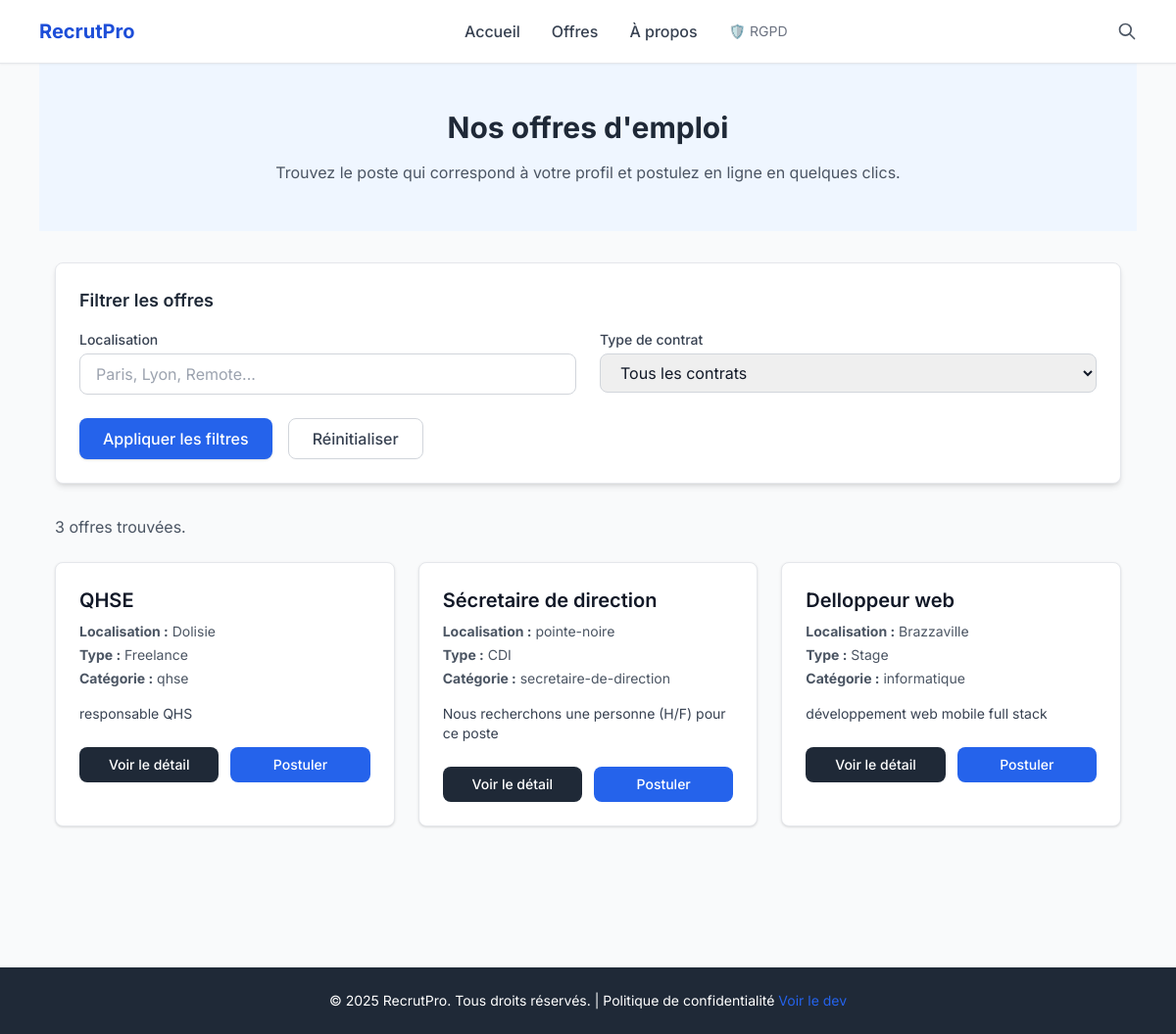
The page /postes/ on the database its author committed.
### recrute/models.py (models this page shows, shortened)
class Travail(models.Model):
    TYPES_CONTRAT = [
        ('CDI', 'CDI'),
        ('CDD', 'CDD'),
        ('STAGE', 'Stage'),
        ('FREELANCE', 'Freelance'),
    ]
    titre = models.CharField("Titre du poste", max_length=200)
    localisation = models.CharField("Localisation", max_length=100)
    type_contrat = models.CharField("Type de contrat", max_length=20, choices=TYPES_CONTRAT)
    categorie = models.CharField("Catégorie", max_length=100, blank=True, help_text="Ex : Informatique, Marketing, etc.")
    description = models.TextField("Description du poste")
    profil_recherche = models.TextField("Profil recherché")
    publie = models.BooleanField("Publié", default=True)
    date_creation = models.DateTimeField("Date de création", auto_now_add=True)
    date_modification = models.DateTimeField("Date de modification", auto_now=True)
    class Meta:
        verbose_name = "Offre d'emploi"
        verbose_name_plural = "Offres d'emploi"
        ordering = ['-date_creation']

### recrute/views.py (the view)
# urls.py: path('postes/', views.job_list, name='job_list'),
def job_list(request):
    offres = Travail.objects.filter(publie=True)
    localisation = request.GET.get('localisation')
    type_contrat = request.GET.get('type_contrat')
    if localisation:
        offres = offres.filter(localisation__icontains=localisation)
    if type_contrat:
        offres = offres.filter(type_contrat=type_contrat)
    return render(request, 'recruitment/job_list.html', {'offres': offres})

### recrute/templates/recruitment/job_list.html (shortened to what this page needs)
{% extends '../base.html' %}
{% load static %}
{% block content %}
<section class="bg-blue-50 py-12 px-4">
  <div class="max-w-6xl mx-auto text-center">
    <h1 class="text-3xl font-bold text-gray-800">Nos offres d'emploi</h1>
    <p class="mt-4 text-gray-600">
      Trouvez le poste qui correspond à votre profil et postulez en ligne en quelques clics.
    </p>
  </div>
</section>
<section class="max-w-6xl mx-auto px-4 py-8">
  <form method="get" class="bg-white p-6 rounded-lg shadow-md mb-8 border">
    <h2 class="text-lg font-semibold text-gray-800 mb-4">Filtrer les offres</h2>
    <div class="grid grid-cols-1 md:grid-cols-2 gap-6">
      <div>
        <label for="localisation" class="block text-sm font-medium text-gray-700 mb-1">Localisation</label>
        <input
          type="text"
          id="localisation"
          name="localisation"
          value="{{ request.GET.localisation }}"
          placeholder="Paris, Lyon, Remote..."
          class="w-full px-4 py-2 border border-gray-300 rounded-lg focus:ring-2 focus:ring-blue-500 focus:border-blue-500"
        >
      </div>
      <div>
        <label for="type_contrat" class="block text-sm font-medium text-gray-700 mb-1">Type de contrat</label>
        <select
          id="type_contrat"
          name="type_contrat"
          class="w-full px-4 py-2 border border-gray-300 rounded-lg focus:ring-2 focus:ring-blue-500 focus:border-blue-500"
        >
          <option value="">Tous les contrats</option>
        </select>
      </div>
    </div>
    <div class="mt-6 flex flex-wrap gap-4">
      <button
        type="submit"
        class="bg-blue-600 hover:bg-blue-700 text-white px-6 py-2 rounded-lg font-medium transition shadow"
      >
        Appliquer les filtres
      </button>
      <a
        href="{% url 'job_list' %}"
        class="px-6 py-2 border border-gray-300 text-gray-700 rounded-lg hover:bg-gray-50 font-medium transition"
      >
        Réinitialiser
      </a>
    </div>
  </form>
  {% if offres %}
    <p class="text-gray-600 mb-6">
      {{ offres.count }} offre{{ offres.count|pluralize }} trouvée{{ offres.count|pluralize }}.
    </p>
    <div class="grid grid-cols-1 md:grid-cols-2 lg:grid-cols-3 gap-6">
      {% for offre in offres %}
        <div class="bg-white border border-gray-200 rounded-lg shadow hover:shadow-lg transition-shadow duration-300 overflow-hidden">
          <div class="p-6">
            <h3 class="text-xl font-semibold text-gray-900 mb-2">{{ offre.titre }}</h3>
            <div class="space-y-1 text-sm text-gray-600">
              <p><strong>Localisation :</strong> {{ offre.localisation }}</p>
              <p><strong>Type :</strong> {{ offre.get_type_contrat_display }}</p>
              {% if offre.categorie %}
                <p><strong>Catégorie :</strong> {{ offre.categorie }}</p>
              {% endif %}
            </div>
            <p class="mt-4 text-gray-700 text-sm line-clamp-3">{{ offre.description|truncatewords:25 }}</p>
            <div class="mt-6 flex space-x-3">
              <a href="{% url 'job_detail' offre.pk %}"
                 class="flex-1 bg-gray-800 hover:bg-gray-700 text-white text-center py-2 px-4 rounded-lg text-sm font-medium transition">
                Voir le détail
              </a>
              <a href="{% url 'apply_job' offre.pk %}"
                 class="flex-1 bg-blue-600 hover:bg-blue-700 text-white text-center py-2 px-4 rounded-lg text-sm font-medium transition">
                Postuler
              </a>
            </div>
          </div>
        </div>
      {% endfor %}
    </div>
  {% endif %}
</section>
{% endblock %}

### recrute/templates/base.html (shortened to what this page needs)
<!DOCTYPE html>
<html lang="fr">
<head>
  {% load static %}
  <script src="https://cdn.tailwindcss.com"></script>
</head>
<body class="bg-gray-50 text-gray-900 min-h-screen">
  <nav class="bg-white shadow-sm border-b fixed w-full">
    <div class="max-w-6xl mx-auto px-4">
      <div class="flex justify-between items-center h-16">
        <a href="{% url 'home' %}" class="text-xl font-bold text-blue-700">RecrutPro</a>
        <div class="hidden md:flex space-x-8">
          <a href="{% url 'home' %}" class="text-gray-700 hover:text-blue-600 font-medium">Accueil</a>
          <a href="{% url 'job_list' %}" class="text-gray-700 hover:text-blue-600 font-medium">Offres</a>
          <a href="{% url 'about' %}" class="text-gray-700 hover:text-blue-600 font-medium">À propos</a>
          <a href="{% url 'privacy' %}" class="text-gray-500 hover:text-gray-800 text-sm flex items-center">
            🛡️ RGPD
          </a>
        </div>
        <a href="{% url 'job_list' %}" class="hidden md:flex text-gray-600 hover:text-blue-600">
          <svg xmlns="http://www.w3.org/2000/svg" class="h-5 w-5" fill="none" viewBox="0 0 24 24" stroke="currentColor">
            <path stroke-linecap="round" stroke-linejoin="round" stroke-width="2" d="M21 21l-6-6m2-5a7 7 0 11-14 0 7 7 0 0114 0z" />
          </svg>
        </a>
      </div>
    </div>
  </nav>
  <main class="max-w-6xl mx-auto px-4 py-16">
    {% block content %}
    {% endblock %}
  </main>
  <footer class="bg-gray-800 text-white py-6 mt-12 static bottom-0 w-full ">
    <div class="max-w-6xl mx-auto px-4 text-center text-sm  ">
      &copy; 2025 RecrutPro. Tous droits réservés. |
      <a href="{% url 'privacy' %}" class="hover:underline">Politique de confidentialité</a>
 <a href="https://klauscv.netlify.app" target="_blank" rel="noopener" class="  h-6 hover:underline text-blue-600">
  Voir le dev
</a>
    </div>
  </footer>
</body>
</html>

### recrute/templates/base.html (style rules this page uses)
body { font-family: 'Inter', sans-serif; }

### rows shown on the page
Travail: titre "QHSE", localisation "Dolisie", type_contrat "Freelance", categorie "qhse", description "responsable QHS"
Travail: titre "Sécretaire de direction", localisation "pointe-noire", type_contrat "CDI", categorie "secretaire-de-direction", description "Nous recherchons une personne (H/F) pour ce poste"
Travail: titre "Delloppeur web", localisation "Brazzaville", type_contrat "Stage", categorie "informatique", description "développement web mobile full stack"

### other values the page prints
{{ offres.count }} "3"
